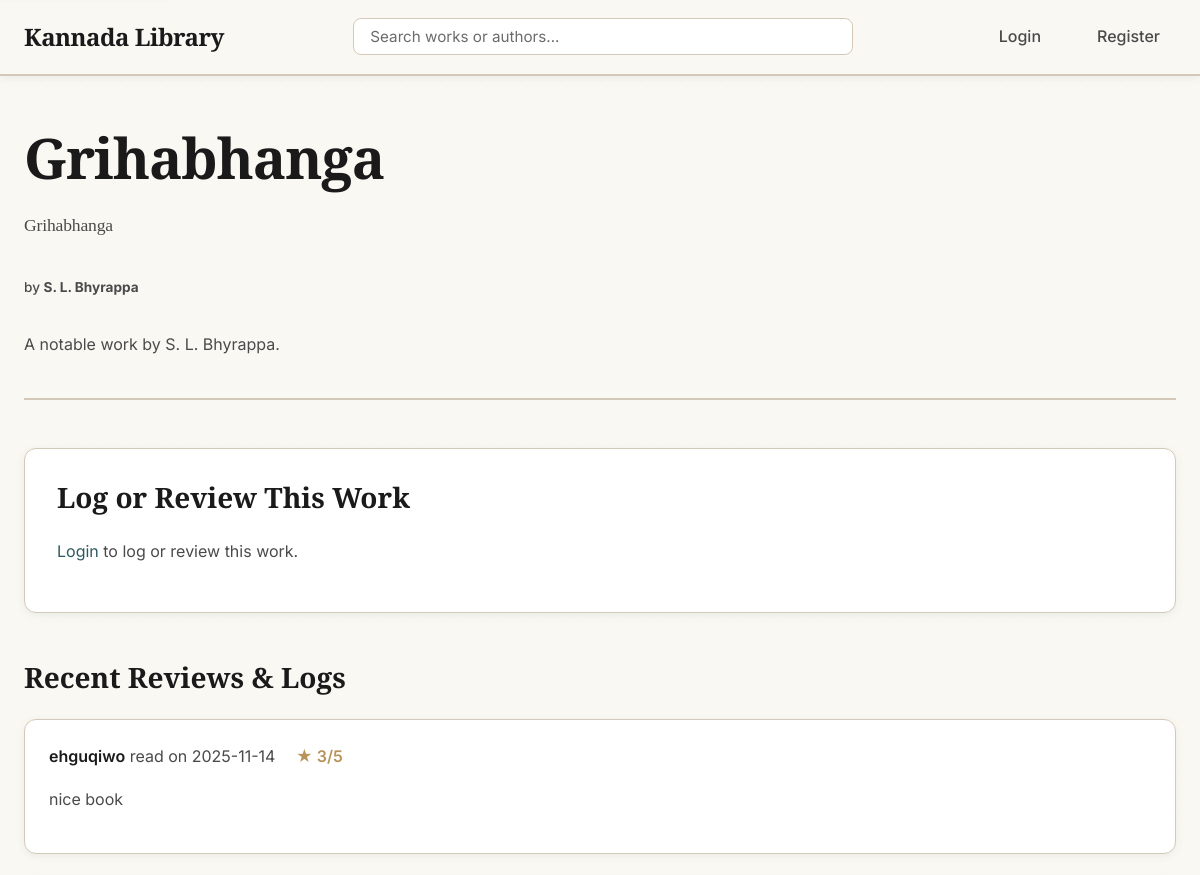
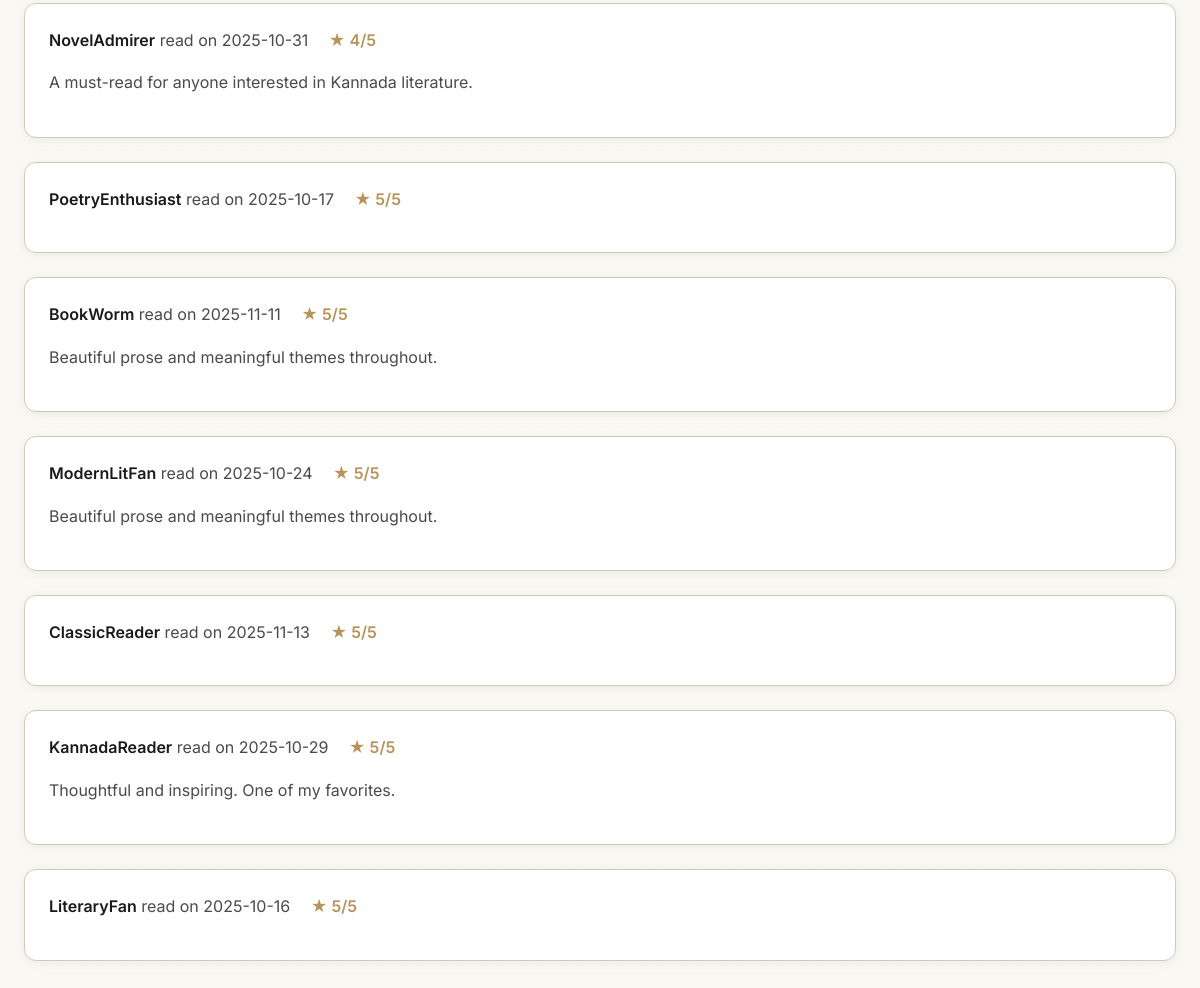
/work/16, run on the app's committed database (2 pictures, top to bottom).
### tables this page shows
CREATE TABLE Work (
    work_id INTEGER PRIMARY KEY AUTOINCREMENT,
    author_id INTEGER NOT NULL,
    title_kannada TEXT NOT NULL,
    title_english TEXT NOT NULL,
    synopsis TEXT,
    cover_image_url TEXT, -- e.g., 'kanooru_heggadithi.jpg'
    type TEXT, -- 'Novel', 'Poetry', 'Play'
    FOREIGN KEY (author_id) REFERENCES Author (author_id)
);

CREATE TABLE Author (
    author_id INTEGER PRIMARY KEY AUTOINCREMENT,
    name_kannada TEXT NOT NULL,
    name_english TEXT NOT NULL,
    biography TEXT,
    image_url TEXT, -- e.g., 'kuvempu.jpg'
    era TEXT
);

CREATE TABLE Review (
    review_id INTEGER PRIMARY KEY AUTOINCREMENT,
    user_id INTEGER NOT NULL,
    work_id INTEGER NOT NULL,
    rating INTEGER NOT NULL,  -- Rating from 1 to 5
    review_text TEXT,         -- The written review (can be empty)
    date_read DATE NOT NULL,  -- The "diary date"
    date_logged TIMESTAMP DEFAULT CURRENT_TIMESTAMP,
    FOREIGN KEY (user_id) REFERENCES User (user_id),
    FOREIGN KEY (work_id) REFERENCES Work (work_id)
);

CREATE TABLE User (
    user_id INTEGER PRIMARY KEY AUTOINCREMENT,
    username TEXT NOT NULL UNIQUE,
    email TEXT NOT NULL UNIQUE,
    password_hash TEXT NOT NULL
);

### app.py (the view, shortened to what this page needs)
@app.route('/work/<int:work_id>', methods=['GET', 'POST'])
def work_details(work_id):
    db = get_db()
    work = db.execute('''
        SELECT
            Work.*,
            Author.name_kannada as author_kannada,
            Author.name_english as author_english,
            Author.image_url as author_image_url
        FROM Work
        JOIN Author ON Work.author_id = Author.author_id
        WHERE Work.work_id = ?
    ''', (work_id,)).fetchone()
    if work is None:
        abort(404)
    reviews = db.execute('''
        SELECT Review.*, User.username
        FROM Review
        JOIN User ON Review.user_id = User.user_id
        WHERE Review.work_id = ?
        ORDER BY Review.date_logged DESC
    ''', (work_id,)).fetchall()
    form = ReviewForm()
    user_review = None
    if current_user.is_authenticated:
        user_review = db.execute(
            'SELECT * FROM Review WHERE user_id = ? AND work_id = ?',
            (current_user.id, work_id)
        ).fetchone()
    return render_template('work_details.html', work=work, reviews=reviews, form=form, user_review=user_review)

### app.py
class ReviewForm(FlaskForm):
    rating = IntegerField('Rating (1-5)', validators=[DataRequired(), NumberRange(min=1, max=5)])
    review_text = TextAreaField('Review (Optional)', validators=[Length(max=5000)])
    date_read = DateField('Date Read', format='%Y-%m-%d', default=datetime.date.today, validators=[DataRequired()])
    submit = SubmitField('Log Book')

### app.py (called while the page is built)
def get_db():
    db = getattr(g, '_database', None)
    if db is None:
        db = g._database = sqlite3.connect(DATABASE)
        db.row_factory = sqlite3.Row
    return db

@app.teardown_appcontext
def close_connection(exception):
    db = getattr(g, '_database', None)
    if db is not None:
        db.close()

### templates/work_details.html (shortened to what this page needs)
{% extends "layout.html" %}
{% block content %}
    <div class="work-header">
        <h1>{{ work.title_kannada }}</h1>
        <h2>{{ work.title_english }}</h2>
        <p class="work-author">by <strong>{{ work.author_english }}</strong></p>
        {% if work.synopsis %}
            <p>{{ work.synopsis }}</p>
        {% endif %}
    </div>
    <div class="review-section">
        <h3>Log or Review This Work</h3>
        {% if current_user.is_authenticated %}
            <form method="POST" action="" class="auth-form">
                {{ form.hidden_tag() }}
                <div class="form-group">
                    {{ form.rating.label(class="form-label") }}
                    {{ form.rating(class="form-input", min="1", max="5", placeholder="1-5") }}
                    {% if form.rating.errors %}
                        <ul class="errors">
                            {% for error in form.rating.errors %}
                                <li>{{ error }}</li>
                            {% endfor %}
                        </ul>
                    {% endif %}
                </div>
                <div class="form-group">
                    {{ form.date_read.label(class="form-label") }}
                    {{ form.date_read(class="form-input", type="date") }}
                    {% if form.date_read.errors %}
                        <ul class="errors">
                            {% for error in form.date_read.errors %}
                                <li>{{ error }}</li>
                            {% endfor %}
                        </ul>
                    {% endif %}
                </div>
                <div class="form-group">
                    {{ form.review_text.label(class="form-label") }}
                    {{ form.review_text(class="form-input", rows=5, placeholder="Share your thoughts...") }}
                    {% if form.review_text.errors %}
                        <ul class="errors">
                            {% for error in form.review_text.errors %}
                                <li>{{ error }}</li>
                            {% endfor %}
                        </ul>
                    {% endif %}
                </div>
                <div class="form-group">
                    {{ form.submit(class="btn btn-primary") }}
                </div>
            </form>
        {% else %}
            <p><a href="{{ url_for('login') }}">Login</a> to log or review this work.</p>
        {% endif %}
    </div>
    <div class="reviews-list">
        <h3>Recent Reviews & Logs</h3>
        {% if reviews %}
            {% for review in reviews %}
                <article class="review-card">
                    <p>
                        <strong>{{ review.username }}</strong> read on {{ review.date_read }}
                        <span class="rating">★ {{ review.rating }}/5</span>
                    </p>
                    {% if review.review_text %}
                        <p class="review-text">{{ review.review_text }}</p>
                    {% endif %}
                </article>
            {% endfor %}
        {% else %}
            <p>No one has logged this work yet.</p>
        {% endif %}
    </div>
{% endblock %}

### static/style.css (style rules this page uses)
:root { --bg-primary: #faf8f3; --bg-secondary: #f5f2eb; --bg-tertiary: #f0ede5; --bg-card: #ffffff; --bg-hover: #f8f6f0; --text-primary: #1a1a1a; --text-secondary: #4a4a4a; --text-muted: #6b6b6b; --accent-primary: #2d5a5f; --accent-secondary: #3d6b7a; --accent-tertiary: #4a7c8a; --accent-hover: #1f4a4f; --highlight: #d4a574; --highlight-light: #e8c9a0; --highlight-dark: #b8935a; --border-color: #d4c9b8; --shadow-sm: 0 2px 8px rgba(45, 90, 95, 0.08); --shadow-md: 0 4px 16px rgba(45, 90, 95, 0.12); --shadow-lg: 0 8px 32px rgba(45, 90, 95, 0.15); --shadow-glow: 0 0 20px rgba(212, 165, 116, 0.2); --spacing-xs: 0.5rem; --spacing-sm: 1rem; --spacing-md: 1.5rem; --spacing-lg: 2rem; --spacing-xl: 3rem; --spacing-2xl: 4rem; --font-primary: 'Inter', -apple-system, BlinkMacSystemFont, 'Segoe UI', sans-serif; --font-display: 'Playfair Display', Georgia, serif; --transition-fast: 150ms ease; --transition-base: 250ms ease; --transition-slow: 350ms ease; --radius-sm: 4px; --radius-md: 8px; --radius-lg: 12px; --radius-xl: 16px; }
* { margin: 0; padding: 0; box-sizing: border-box; }
html { font-size: 16px; scroll-behavior: smooth; color-scheme: light; overflow-y: scroll; scrollbar-width: none; -ms-overflow-style: none; }
body { font-family: var(--font-primary); background-color: var(--bg-primary) !important; background-image: radial-gradient(circle at 1px 1px, rgba(212, 165, 116, 0.03) 1px, transparent 0); background-size: 20px 20px; color: var(--text-primary) !important; line-height: 1.6; -webkit-font-smoothing: antialiased; -moz-osx-font-smoothing: grayscale; min-height: 100vh; }
h1, h2, h3, h4, h5, h6 { font-family: var(--font-display); font-weight: 700; line-height: 1.2; color: var(--text-primary); margin-bottom: var(--spacing-md); }
h1 { font-size: clamp(2rem, 5vw, 3.5rem); letter-spacing: -0.02em; }
h2 { font-size: clamp(1.5rem, 4vw, 2.5rem); letter-spacing: -0.01em; }
h3 { font-size: clamp(1.25rem, 3vw, 1.75rem); }
p { margin-bottom: var(--spacing-sm); color: var(--text-secondary); }
a { color: var(--accent-primary); text-decoration: none; transition: color var(--transition-fast); }
.film-year, .work-author { font-size: 0.85rem; color: var(--text-secondary); margin-top: auto; font-weight: 500; }
.main-header, .work-header, .profile-header, .author-header { margin-bottom: var(--spacing-xl); padding-bottom: var(--spacing-md); border-bottom: 2px solid var(--border-color); }
.main-header h1, .work-header h1, .profile-header h1, .author-header h1 { margin-bottom: var(--spacing-xs); }
.work-header h2, .author-header .author-era { color: var(--text-secondary); font-size: 1.1rem; font-weight: 400; margin-bottom: var(--spacing-md); }
.work-header { display: flex; flex-direction: column; gap: var(--spacing-sm); }
.work-header p { color: var(--text-secondary); line-height: 1.7; max-width: 800px; }
.review-section { background-color: var(--bg-card); padding: var(--spacing-lg); border-radius: var(--radius-lg); margin-bottom: var(--spacing-xl); border: 1px solid var(--border-color); box-shadow: var(--shadow-sm); }
.review-section h3 { margin-bottom: var(--spacing-md); color: var(--text-primary); }
.reviews-list, .profile-reviews-list { margin-top: var(--spacing-xl); }
.reviews-list h3, .profile-reviews-list h3 { margin-bottom: var(--spacing-md); }
.review-card { background-color: var(--bg-card); padding: var(--spacing-md); border-radius: var(--radius-lg); margin-bottom: var(--spacing-md); border: 1px solid var(--border-color); transition: all var(--transition-base); box-shadow: var(--shadow-sm); }
.review-card strong { color: var(--text-primary); font-weight: 600; }
.review-card .rating { color: var(--highlight-dark); font-weight: 600; margin-left: var(--spacing-sm); }
.review-text { margin-top: var(--spacing-sm); color: var(--text-secondary); line-height: 1.7; }

### templates/layout.html (style rules this page uses)
html { color-scheme: light !important; }
body { background-color: #faf8f3 !important; color: #1a1a1a !important; }

### data on the page
Work: title_kannada "Grihabhanga", title_english "Grihabhanga", synopsis "A notable work by S. L. Bhyrappa."
Author: author_english "S. L. Bhyrappa"
Review: username "ehguqiwo", date_read "2025-11-14", rating "3", review_text "nice book"
Review: username "NovelAdmirer", date_read "2025-10-31", rating "4", review_text "A must-read for anyone interested in Kannada literature."
Review: username "PoetryEnthusiast", date_read "2025-10-17", rating "5"
Review: username "BookWorm", date_read "2025-11-11", rating "5", review_text "Beautiful prose and meaningful themes throughout."
Review: username "ModernLitFan", date_read "2025-10-24", rating "5", review_text "Beautiful prose and meaningful themes throughout."
Review: username "ClassicReader", date_read "2025-11-13", rating "5"
Review: username "KannadaReader", date_read "2025-10-29", rating "5", review_text "Thoughtful and inspiring. One of my favorites."
Review: username "LiteraryFan", date_read "2025-10-16", rating "5"
